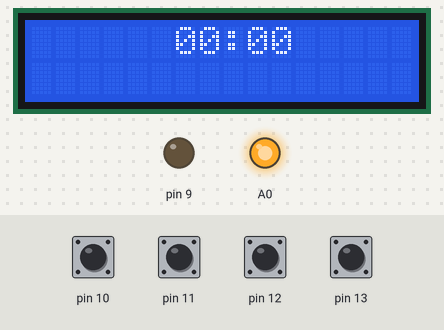
A sketch run on a simulated Arduino Uno, built with avr-gcc and run on an emulated ATmega328P. Shown: 16×2 character LCD, output pins drawn as LEDs (lit = HIGH). Inputs (shaded band) come from the test bench; at power-on: pin 10–13 HIGH. What the sketch prints to the serial monitor is not drawn.

Above: at 1.2 s.
1.3 s: pin 13 pulled LOW for 3.2 s
At 2.5 s:
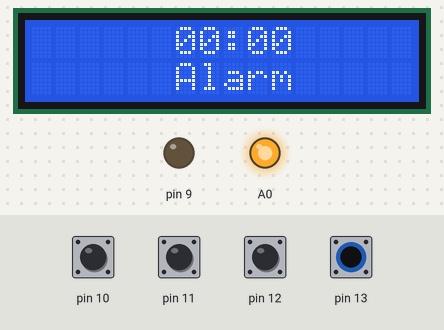
6.0 s: pin 12 pulled LOW for 0.35 s
At 6.31 s:
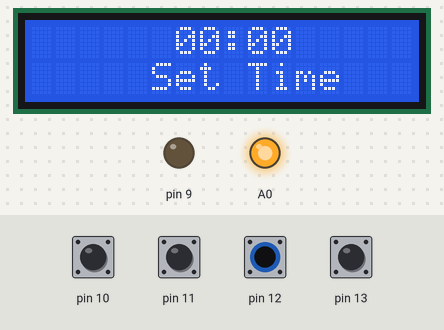
Timing chart, 0 to 9.0 s (numbered marks = the images above; inputs shaded):
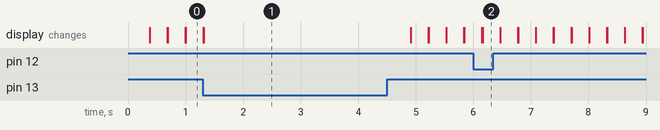

Measured:
- after the input at 1.3 s, the display: first differs from a run without the input at once (image 1)
- after the input at 6.0 s, the display: first differs from a run without the input after 0.16 s (image 2)

The sketch:

alamm2.ino
```cpp
#include<LiquidCrystal_I2C.h>


LiquidCrystal_I2C lcd(0x27,16,2);

int starttime;
int activetime;
int prevoustime = 0;

int hours = 0;
int mins = 0;

int ahours = 0;
int amins = 0;

void setup()
{
  lcd.begin();
  lcd.clear();

  Serial.begin(9600);

  pinMode(12, INPUT);
  digitalWrite(12, HIGH);
  pinMode(11, INPUT);
  digitalWrite(11, HIGH);
  pinMode(10, INPUT);
  digitalWrite(10, HIGH);

   pinMode(13, INPUT);
  digitalWrite(13, HIGH);
  pinMode(A0, OUTPUT);
  digitalWrite(A0, HIGH);

   pinMode(9, OUTPUT);

  starttime = millis()/1000;
}

void loop()
{
  while(digitalRead(13) == LOW)
  {
    lcd.setCursor(6,1);
    lcd.print("Alarm");
    lcd.setCursor(6,0);
       if(digitalRead(11) == LOW)
    {
     amins++;
    }
    else if (digitalRead(10) == LOW)
    {
      ahours++;
    }
     lcd.setCursor(6,0);

  if(ahours < 10)
  {
    lcd.print("0");
    lcd.print(ahours);
  }
  else
  {
    lcd.print(ahours);
  }

    lcd.print(":");

  if (amins < 10)
  {
    lcd.print("0");
      lcd.print(amins);
  }
  else
  {
      lcd.print(amins);
  }
 if(amins > 59)
     {
      ahours++;
      amins = 0;
     }
     if(ahours > 23)
     {
      ahours = 0;
     }
     delay(500);
     lcd.clear();
  }

  if(digitalRead(12) == LOW)
  {

    lcd.setCursor(5,1);
    lcd.print("Set Time");
    lcd.setCursor(6,0);
     if(digitalRead(11) == LOW)
    {
     mins++;
    }
    else if (digitalRead(10) == LOW)
    {
      hours++;
    }


  }

      activetime = (millis() / 1000) - starttime;
      if(prevoustime < (activetime - 59))
      {
       mins++;
       prevoustime = activetime;
      }

      if(mins > 59)
     {
      hours++;
      mins = 0;
     }

     if(hours > 23)
     {
      hours = 0;
     }


  lcd.setCursor(6,0);

  if(hours < 10)
  {
    lcd.print("0");
    lcd.print(hours);
  }
  else
  {
    lcd.print(hours);
  }

    lcd.print(":");

  if (mins < 10)
  {
    lcd.print("0");
      lcd.print(mins);
  }
  else
  {
      lcd.print(mins);
  }


if(ahours == hours && amins == mins && amins != 0)
{
  tone(9, 1000, 200);
  delay(200);
  noTone(9);
delay(200);
}
else
{
    delay(300);
}
  lcd.clear();


  Serial.println(mins);
  Serial.println(hours);
  Serial.println("");
  Serial.println(amins);
  Serial.println(ahours);
  Serial.println("");
  Serial.println(activetime);
  Serial.println(prevoustime);
  Serial.println(starttime);
  Serial.println("");
}
```
